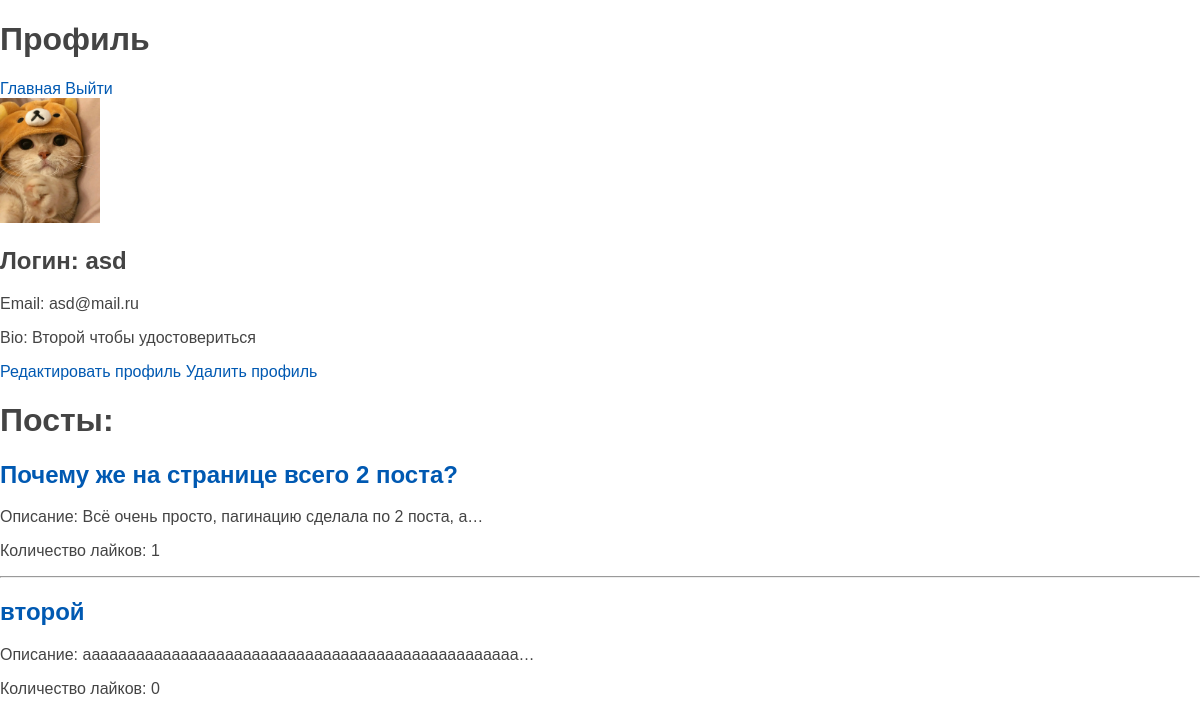
Screenshot of /profile/ (signed in) with the database file from the repository.
### polls/models.py (models this page shows, shortened)
class UserProfile(models.Model):
    user = models.OneToOneField(User, on_delete=models.CASCADE, related_name='userprofile')
    bio = models.TextField(blank=True, default="")
    avatar = models.ImageField(upload_to='user_avatars', blank=True)

class Post(models.Model):
    author = models.ForeignKey(User, on_delete=models.CASCADE, related_name='posts')
    title = models.CharField(max_length=255, verbose_name="Заголовок")
    content = models.TextField(verbose_name="Содержимое")
    slug = models.SlugField(max_length=255, unique=True, db_index=True, verbose_name="URL")
    time_create = models.DateTimeField(auto_now_add=True)
    time_update = models.DateTimeField(auto_now=True)
    likes = models.ManyToManyField(User, related_name='liked_posts', blank=True)
    class Meta:
        ordering = ['-time_update']

### polls/views.py (the view)
# urls.py: path('profile/', profile, name='profile'),
@login_required
def profile(request):
    user = request.user
    posts = Post.objects.filter(author=user).annotate(like_count=Count('likes')).order_by('-like_count')
    return render(request, 'polls/profile.html', {'user': user, 'posts': posts})

### polls/templates/polls/profile.html (shortened to what this page needs)
{% extends 'polls/base.html' %}
{% block content %}
<header>
    <h1>Профиль</h1>
    <nav>
        <a href="{% url 'index' %}">Главная</a>
        <a href="{% url 'logout' %}">Выйти</a>
    </nav>
</header>
        <img src="{{ user.userprofile.avatar.url }}" alt="{{ user.username }}" width="100">
        <h2>Логин: {{ user.username }}</h2>
        <p>Email: {{ user.email }}</p>
        <p>Bio: {{ user.userprofile.bio }}</p>
        <a href="{% url 'edit_profile' %}">Редактировать профиль</a>
        <a href="{% url 'delete_profile' %}">Удалить профиль</a>
        <h1>Посты:</h1>
        {% for post in posts %}
            <h2><a href="{% url 'post_detail' post.slug %}">{{ post.title }}</a></h2>
            <p>Описание: {{ post.content|truncatechars:50 }}</p>
            <p>Количество лайков: {{ post.like_count }}</p>
            {% if not forloop.last %}
                <hr>
            {% endif %}
        {% endfor %}
{% endblock %}

### polls/templates/polls/base.html (shortened to what this page needs)
{% load static %}
<!doctype html>
<html lang="en">
<head>
    <link type="text/css" href="{% static 'polls/css/styles.css' %}" rel="stylesheet"/>
</head>
<body>
<main>
    {% block content %}{% endblock %}
</main>
</body>
</html>

### polls/static/polls/css/styles.css (style rules this page uses)
html, body { font-family: 'Arial'; margin: 0; padding: 0; height: 100%; width: 100%; color: #444; }
a { color: #0059b2; text-decoration: none; }
img { max-width: 600px; height: auto; }

### rows the page displays
Post: title "Почему же на странице всего 2 поста?", content "Всё очень просто, пагинацию сделала по 2 поста, а…", like_count "1"
Post: title "второй", content "ааааааааааааааааааааааааааааааааааааааааааааааааа…", like_count "0"

### other values shown
{{ user.username }} "asd"
{{ user.email }} "asd@mail.ru"
{{ user.userprofile.bio }} "Второй чтобы удостовериться"
